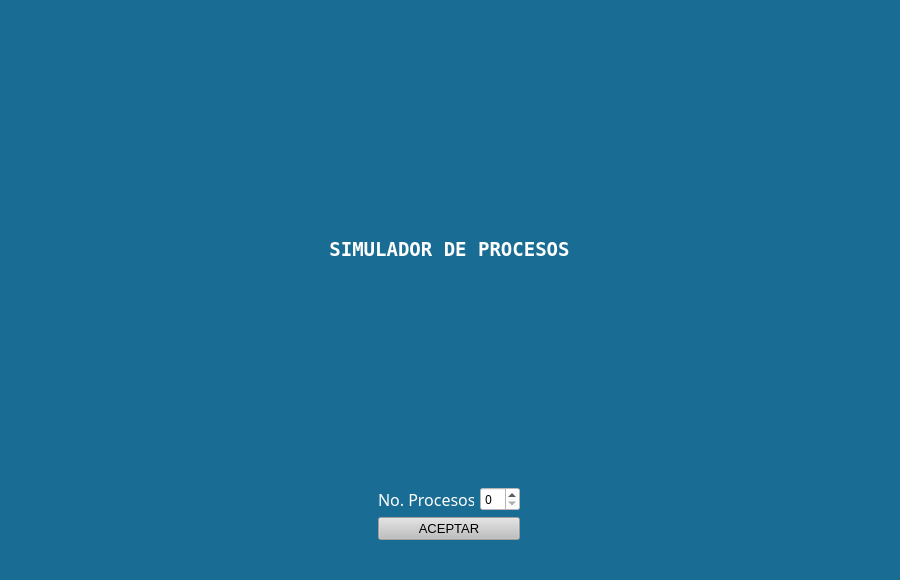
<?xml version="1.0" encoding="UTF-8"?>
<ui version="4.0">
 <class>MainWindow</class>
 <widget class="QMainWindow" name="MainWindow">
  <property name="geometry">
   <rect>
    <x>0</x>
    <y>0</y>
    <width>900</width>
    <height>580</height>
   </rect>
  </property>
  <property name="maximumSize">
   <size>
    <width>900</width>
    <height>580</height>
   </size>
  </property>
  <property name="font">
   <font>
    <family>Ubuntu Light</family>
    <pointsize>12</pointsize>
    <weight>50</weight>
    <bold>false</bold>
   </font>
  </property>
  <property name="windowTitle">
   <string>MainWindow</string>
  </property>
  <property name="styleSheet">
   <string notr="true">color: rgb(255, 255, 255);
background-color: #196D94;</string>
  </property>
  <widget class="QWidget" name="centralwidget">
   <layout class="QGridLayout" name="gridLayout_4">
    <item row="0" column="0">
     <widget class="QStackedWidget" name="stackedWidget">
      <property name="enabled">
       <bool>true</bool>
      </property>
      <property name="currentIndex">
       <number>0</number>
      </property>
      <widget class="QWidget" name="capturaProcesos">
       <property name="font">
        <font>
         <family>Ubuntu Light</family>
         <pointsize>12</pointsize>
        </font>
       </property>
       <layout class="QGridLayout" name="gridLayout_3">
        <item row="0" column="0">
         <widget class="QLabel" name="programName">
          <property name="font">
           <font>
            <family>Terminal</family>
            <pointsize>14</pointsize>
            <weight>75</weight>
            <bold>true</bold>
           </font>
          </property>
          <property name="text">
           <string>SIMULADOR DE PROCESOS</string>
          </property>
          <property name="alignment">
           <set>Qt::AlignCenter</set>
          </property>
         </widget>
        </item>
        <item row="1" column="0">
         <layout class="QHBoxLayout" name="horizontalLayout_2">
          <item>
           <layout class="QGridLayout" name="gridLayout">
            <item row="0" column="0">
             <widget class="QLabel" name="processAcountLB">
              <property name="minimumSize">
               <size>
                <width>96</width>
                <height>24</height>
               </size>
              </property>
              <property name="maximumSize">
               <size>
                <width>96</width>
                <height>24</height>
               </size>
              </property>
              <property name="font">
               <font>
                <family>Ubuntu Light</family>
                <pointsize>12</pointsize>
               </font>
              </property>
              <property name="text">
               <string>No. Procesos:</string>
              </property>
             </widget>
            </item>
            <item row="0" column="1">
             <widget class="QSpinBox" name="processNumberSP">
              <property name="minimumSize">
               <size>
                <width>40</width>
                <height>24</height>
               </size>
              </property>
              <property name="maximumSize">
               <size>
                <width>40</width>
                <height>24</height>
               </size>
              </property>
              <property name="font">
               <font>
                <family>Ubuntu Light</family>
               </font>
              </property>
              <property name="styleSheet">
               <string notr="true">background-color: rgb(255, 255, 255);
color: rgb(0, 0, 0);</string>
              </property>
             </widget>
            </item>
            <item row="1" column="0" colspan="2">
             <widget class="QPushButton" name="processAcountPB">
              <property name="enabled">
               <bool>false</bool>
              </property>
              <property name="font">
               <font>
                <family>MS Shell Dlg 2</family>
                <pointsize>10</pointsize>
               </font>
              </property>
              <property name="styleSheet">
               <string notr="true">color: rgb(0, 0, 0);
background-color: rgb(191, 191, 191);</string>
              </property>
              <property name="text">
               <string>ACEPTAR</string>
              </property>
             </widget>
            </item>
           </layout>
          </item>
         </layout>
        </item>
       </layout>
      </widget>
      <widget class="QWidget" name="mostrarProcesos">
       <property name="maximumSize">
        <size>
         <width>1270</width>
         <height>720</height>
        </size>
       </property>
       <layout class="QGridLayout" name="gridLayout_8">
        <item row="0" column="0" colspan="2">
         <layout class="QHBoxLayout" name="horizontalLayout_4">
          <item>
           <widget class="QLabel" name="newProcessesLB">
            <property name="maximumSize">
             <size>
              <width>169</width>
              <height>23</height>
             </size>
            </property>
            <property name="font">
             <font>
              <family>Ubuntu</family>
              <pointsize>12</pointsize>
              <weight>75</weight>
              <bold>true</bold>
             </font>
            </property>
            <property name="text">
             <string>Nuevos procesos:</string>
            </property>
           </widget>
          </item>
          <item>
           <widget class="QLCDNumber" name="newProcessesLCD">
            <property name="maximumSize">
             <size>
              <width>64</width>
              <height>23</height>
             </size>
            </property>
           </widget>
          </item>
         </layout>
        </item>
        <item row="1" column="0" rowspan="2" colspan="2">
         <widget class="QGroupBox" name="readyProcessGB">
          <property name="maximumSize">
           <size>
            <width>255</width>
            <height>430</height>
           </size>
          </property>
          <property name="font">
           <font>
            <family>Ubuntu Light</family>
            <pointsize>12</pointsize>
            <weight>75</weight>
            <bold>true</bold>
           </font>
          </property>
          <property name="title">
           <string>Listos</string>
          </property>
          <property name="alignment">
           <set>Qt::AlignCenter</set>
          </property>
          <layout class="QGridLayout" name="gridLayout_5">
           <item row="0" column="0">
            <widget class="QTableWidget" name="readyProcessesTB">
             <property name="styleSheet">
              <string notr="true">background-color: white;
color: black;</string>
             </property>
             <property name="editTriggers">
              <set>QAbstractItemView::NoEditTriggers</set>
             </property>
             <attribute name="horizontalHeaderCascadingSectionResizes">
              <bool>false</bool>
             </attribute>
             <attribute name="horizontalHeaderMinimumSectionSize">
              <number>32</number>
             </attribute>
             <attribute name="horizontalHeaderDefaultSectionSize">
              <number>70</number>
             </attribute>
             <attribute name="horizontalHeaderStretchLastSection">
              <bool>true</bool>
             </attribute>
             <attribute name="verticalHeaderVisible">
              <bool>false</bool>
             </attribute>
             <column>
              <property name="text">
               <string>ID</string>
              </property>
             </column>
             <column>
              <property name="text">
               <string>TME</string>
              </property>
             </column>
             <column>
              <property name="text">
               <string>TT</string>
              </property>
             </column>
            </widget>
           </item>
          </layout>
         </widget>
        </item>
        <item row="1" column="2">
         <widget class="QGroupBox" name="processRuningGB">
          <property name="maximumSize">
           <size>
            <width>255</width>
            <height>221</height>
           </size>
          </property>
          <property name="font">
           <font>
            <family>Ubuntu</family>
            <pointsize>12</pointsize>
            <weight>75</weight>
            <bold>true</bold>
           </font>
          </property>
          <property name="title">
           <string>Proceso en ejecución</string>
          </property>
          <property name="alignment">
           <set>Qt::AlignCenter</set>
          </property>
          <layout class="QGridLayout" name="gridLayout_6">
           <item row="0" column="0">
            <widget class="QTableWidget" name="processRuningTB">
             <property name="styleSheet">
              <string notr="true">background-color: white;
color: black;
</string>
             </property>
             <property name="editTriggers">
              <set>QAbstractItemView::NoEditTriggers</set>
             </property>
             <attribute name="horizontalHeaderVisible">
              <bool>false</bool>
             </attribute>
             <attribute name="horizontalHeaderCascadingSectionResizes">
              <bool>false</bool>
             </attribute>
             <attribute name="horizontalHeaderStretchLastSection">
              <bool>true</bool>
             </attribute>
             <attribute name="verticalHeaderCascadingSectionResizes">
              <bool>false</bool>
             </attribute>
             <attribute name="verticalHeaderDefaultSectionSize">
              <number>36</number>
             </attribute>
             <attribute name="verticalHeaderStretchLastSection">
              <bool>false</bool>
             </attribute>
             <row>
              <property name="text">
               <string>ID</string>
              </property>
             </row>
             <row>
              <property name="text">
               <string>OPE</string>
              </property>
             </row>
             <row>
              <property name="text">
               <string>TME</string>
              </property>
             </row>
             <row>
              <property name="text">
               <string>TT</string>
              </property>
             </row>
             <row>
              <property name="text">
               <string>TR</string>
              </property>
             </row>
             <column>
              <property name="text">
               <string>New Column</string>
              </property>
             </column>
            </widget>
           </item>
          </layout>
         </widget>
        </item>
        <item row="1" column="3" rowspan="2">
         <widget class="QGroupBox" name="finishedGB">
          <property name="maximumSize">
           <size>
            <width>430</width>
            <height>16777215</height>
           </size>
          </property>
          <property name="font">
           <font>
            <family>Ubuntu</family>
            <pointsize>12</pointsize>
            <weight>75</weight>
            <bold>true</bold>
           </font>
          </property>
          <property name="title">
           <string>Terminados</string>
          </property>
          <property name="alignment">
           <set>Qt::AlignCenter</set>
          </property>
          <layout class="QGridLayout" name="gridLayout_7">
           <item row="0" column="0">
            <widget class="QTableWidget" name="finishedTB">
             <property name="styleSheet">
              <string notr="true">background-color: white;
color: black;</string>
             </property>
             <property name="editTriggers">
              <set>QAbstractItemView::NoEditTriggers</set>
             </property>
             <attribute name="verticalHeaderVisible">
              <bool>false</bool>
             </attribute>
             <column>
              <property name="text">
               <string>ID</string>
              </property>
             </column>
             <column>
              <property name="text">
               <string>OPE</string>
              </property>
             </column>
             <column>
              <property name="text">
               <string>RL</string>
              </property>
             </column>
            </widget>
           </item>
          </layout>
         </widget>
        </item>
        <item row="2" column="2">
         <widget class="QGroupBox" name="blockGB">
          <property name="minimumSize">
           <size>
            <width>250</width>
            <height>160</height>
           </size>
          </property>
          <property name="maximumSize">
           <size>
            <width>250</width>
            <height>160</height>
           </size>
          </property>
          <property name="font">
           <font>
            <family>Ubuntu</family>
            <pointsize>12</pointsize>
            <weight>75</weight>
            <italic>false</italic>
            <bold>true</bold>
           </font>
          </property>
          <property name="title">
           <string>Bloqueados</string>
          </property>
          <property name="alignment">
           <set>Qt::AlignCenter</set>
          </property>
          <layout class="QGridLayout" name="gridLayout_2">
           <item row="0" column="0">
            <widget class="QTableWidget" name="blockTB">
             <property name="styleSheet">
              <string notr="true">background-color: white;
color: black;</string>
             </property>
             <property name="editTriggers">
              <set>QAbstractItemView::NoEditTriggers</set>
             </property>
             <attribute name="horizontalHeaderStretchLastSection">
              <bool>true</bool>
             </attribute>
             <attribute name="verticalHeaderVisible">
              <bool>false</bool>
             </attribute>
             <column>
              <property name="text">
               <string>ID</string>
              </property>
             </column>
             <column>
              <property name="text">
               <string>TTB</string>
              </property>
             </column>
            </widget>
           </item>
          </layout>
         </widget>
        </item>
        <item row="3" column="0">
         <layout class="QHBoxLayout" name="horizontalLayout_3">
          <item>
           <widget class="QLabel" name="globalCountLB">
            <property name="font">
             <font>
              <family>Ubuntu</family>
              <pointsize>12</pointsize>
              <weight>75</weight>
              <bold>true</bold>
             </font>
            </property>
            <property name="text">
             <string>Contador global: </string>
            </property>
           </widget>
          </item>
          <item>
           <widget class="QLCDNumber" name="globalCountLCD"/>
          </item>
         </layout>
        </item>
        <item row="0" column="2" colspan="2">
         <widget class="QLabel" name="titleLB">
          <property name="font">
           <font>
            <family>Terminal</family>
            <pointsize>15</pointsize>
            <weight>75</weight>
            <bold>true</bold>
           </font>
          </property>
          <property name="text">
           <string>SIMULADOR DE PROCESOS</string>
          </property>
          <property name="alignment">
           <set>Qt::AlignCenter</set>
          </property>
         </widget>
        </item>
        <item row="3" column="3">
         <widget class="QPushButton" name="startRunPB">
          <property name="font">
           <font>
            <family>Ubuntu</family>
            <pointsize>10</pointsize>
            <weight>75</weight>
            <bold>true</bold>
           </font>
          </property>
          <property name="styleSheet">
           <string notr="true">color: black;
background-color: white;</string>
          </property>
          <property name="text">
           <string>Comenzar</string>
          </property>
         </widget>
        </item>
       </layout>
      </widget>
      <widget class="QWidget" name="mostrarTiempos">
       <layout class="QGridLayout" name="gridLayout_10">
        <item row="0" column="0">
         <widget class="QGroupBox" name="timesProcessesGB">
          <property name="font">
           <font>
            <family>Ubuntu</family>
            <pointsize>12</pointsize>
            <weight>75</weight>
            <bold>true</bold>
           </font>
          </property>
          <property name="title">
           <string>TIEMPOS DE LOS PROCESOS</string>
          </property>
          <property name="alignment">
           <set>Qt::AlignCenter</set>
          </property>
          <layout class="QGridLayout" name="gridLayout_9">
           <item row="0" column="0">
            <widget class="QTableWidget" name="timesProcessesTB">
             <property name="font">
              <font>
               <family>Ubuntu</family>
               <pointsize>10</pointsize>
               <weight>75</weight>
               <bold>true</bold>
              </font>
             </property>
             <property name="styleSheet">
              <string notr="true">background-color: white;
color: black;
alternate-background-color: #606060;
selection-background-color:#282828;
</string>
             </property>
             <property name="editTriggers">
              <set>QAbstractItemView::NoEditTriggers</set>
             </property>
             <column>
              <property name="text">
               <string>ID</string>
              </property>
             </column>
             <column>
              <property name="text">
               <string>Operacion</string>
              </property>
             </column>
             <column>
              <property name="text">
               <string>Resultado</string>
              </property>
             </column>
             <column>
              <property name="text">
               <string>T. Estimado</string>
              </property>
             </column>
             <column>
              <property name="text">
               <string>T. Llegada</string>
              </property>
             </column>
             <column>
              <property name="text">
               <string>T. Finalizacion</string>
              </property>
             </column>
             <column>
              <property name="text">
               <string>T. Retorno</string>
              </property>
             </column>
             <column>
              <property name="text">
               <string>T. Respuesta</string>
              </property>
             </column>
             <column>
              <property name="text">
               <string>T. Espera</string>
              </property>
             </column>
             <column>
              <property name="text">
               <string>T. Servicio</string>
              </property>
             </column>
            </widget>
           </item>
          </layout>
         </widget>
        </item>
       </layout>
      </widget>
     </widget>
    </item>
   </layout>
  </widget>
  <widget class="QMenuBar" name="menubar">
   <property name="geometry">
    <rect>
     <x>0</x>
     <y>0</y>
     <width>900</width>
     <height>22</height>
    </rect>
   </property>
  </widget>
  <widget class="QStatusBar" name="statusbar"/>
 </widget>
 <resources/>
 <connections/>
</ui>
